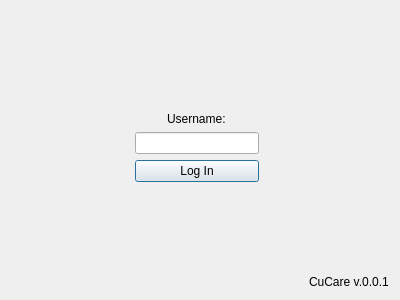
<?xml version="1.0" encoding="UTF-8"?>
<ui version="4.0">
 <class>LoginWindowDialog</class>
 <widget class="QDialog" name="LoginWindowDialog">
  <property name="geometry">
   <rect>
    <x>0</x>
    <y>0</y>
    <width>400</width>
    <height>300</height>
   </rect>
  </property>
  <property name="minimumSize">
   <size>
    <width>400</width>
    <height>300</height>
   </size>
  </property>
  <property name="maximumSize">
   <size>
    <width>400</width>
    <height>300</height>
   </size>
  </property>
  <property name="windowTitle">
   <string>Log In</string>
  </property>
  <property name="modal">
   <bool>true</bool>
  </property>
  <layout class="QGridLayout" name="gridLayout_3">
   <item row="0" column="0">
    <layout class="QGridLayout" name="gridLayout_2">
     <item row="0" column="1">
      <spacer name="NorthVerticalSpacer">
       <property name="orientation">
        <enum>Qt::Vertical</enum>
       </property>
       <property name="sizeHint" stdset="0">
        <size>
         <width>20</width>
         <height>40</height>
        </size>
       </property>
      </spacer>
     </item>
     <item row="1" column="0">
      <spacer name="LeftHorizontalSpacer">
       <property name="orientation">
        <enum>Qt::Horizontal</enum>
       </property>
       <property name="sizeHint" stdset="0">
        <size>
         <width>40</width>
         <height>20</height>
        </size>
       </property>
      </spacer>
     </item>
     <item row="1" column="1">
      <layout class="QGridLayout" name="gridLayout">
       <item row="0" column="0" alignment="Qt::AlignHCenter|Qt::AlignBottom">
        <widget class="QLabel" name="UsernameLabel">
         <property name="text">
          <string>Username:</string>
         </property>
        </widget>
       </item>
       <item row="1" column="0">
        <widget class="QLineEdit" name="UsernameLineEdit"/>
       </item>
       <item row="2" column="0">
        <widget class="QPushButton" name="LogInPushButton">
         <property name="text">
          <string>Log In</string>
         </property>
        </widget>
       </item>
      </layout>
     </item>
     <item row="1" column="2">
      <spacer name="RightHorizontalSpacer">
       <property name="orientation">
        <enum>Qt::Horizontal</enum>
       </property>
       <property name="sizeHint" stdset="0">
        <size>
         <width>40</width>
         <height>20</height>
        </size>
       </property>
      </spacer>
     </item>
     <item row="2" column="1">
      <spacer name="SouthVerticalSpacer">
       <property name="orientation">
        <enum>Qt::Vertical</enum>
       </property>
       <property name="sizeHint" stdset="0">
        <size>
         <width>20</width>
         <height>40</height>
        </size>
       </property>
      </spacer>
     </item>
     <item row="2" column="2" alignment="Qt::AlignRight|Qt::AlignBottom">
      <widget class="QLabel" name="VersionLabel">
       <property name="text">
        <string>CuCare v.0.0.1</string>
       </property>
      </widget>
     </item>
    </layout>
   </item>
  </layout>
 </widget>
 <resources/>
 <connections/>
</ui>
